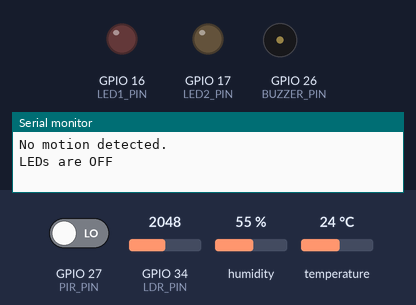
A sketch run on a simulated ESP32. Parts: output pins drawn as LEDs (lit = HIGH), buzzer (waves = sounding, pin HIGH), the last lines printed to the serial monitor. The test bench sets the inputs (shaded band); at power-on: GPIO 27 (PIR_PIN) LOW, GPIO 34 (LDR_PIN) = 2048, humidity 55 %, temperature 24 °C. WiFi joins after 1.5 s; servers stay silent unless stated; no MQTT or app messages arrive unless stated.

Above: at 3.2 s.
3.3 s: GPIO 27 (PIR_PIN) driven HIGH
At 8.8 s:
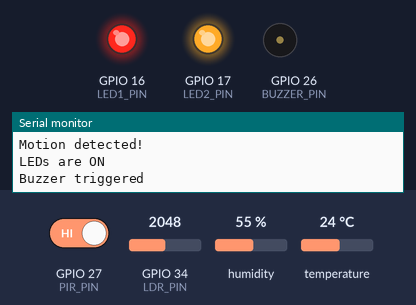
13.5 s: GPIO 34 (LDR_PIN) set to 3469
19.5 s: GPIO 34 (LDR_PIN) set to 3554
At 24.0 s:
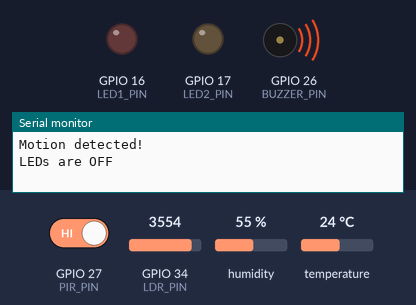
29.7 s: GPIO 34 (LDR_PIN) set to 3460
At 35.0 s:
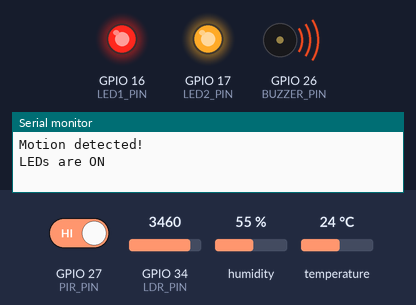
36.6 s: GPIO 34 (LDR_PIN) set to 3540
At 41.0 s:
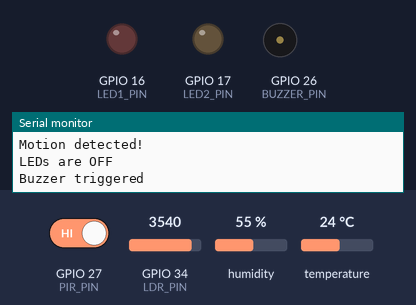
Timing chart, 0 to 47.6 s (numbered marks = the images above; inputs shaded):
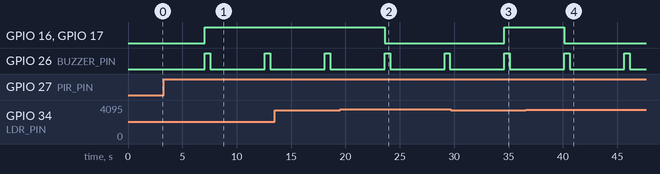

Measured:
- the behaviour switches between 3499 and 3500 on GPIO 34 (LDR_PIN) (found by bisection; images 1 and 2)
- after the input at 3.3 s, GPIO 16 (LED1_PIN), GPIO 17 (LED2_PIN): LOW → HIGH after 3.8 s; GPIO 26 (BUZZER_PIN): alternates HIGH for 0.50 s and LOW for 5.0 s, starting after 3.8 s
- after the input at 19.5 s, GPIO 16 (LED1_PIN), GPIO 17 (LED2_PIN): HIGH → LOW after 4.1 s
- after the input at 29.7 s, GPIO 16 (LED1_PIN), GPIO 17 (LED2_PIN): LOW → HIGH after 4.9 s
- after the input at 36.6 s, GPIO 16 (LED1_PIN), GPIO 17 (LED2_PIN): HIGH → LOW after 3.5 s

The sketch:

sketch.ino
```cpp
#include <WiFi.h>
#include <PubSubClient.h>
#include <DHT.h>  // Include the DHT sensor library

// WiFi credentials for Wokwi's virtual network
const char* ssid = "Wokwi-GUEST";   // Wokwi's virtual WiFi network
const char* password = "";          // No password for wokwi_GUEST

// MQTT broker details (use your actual MQTT broker address)
const char* mqtt_server = "test.mosquitto.org";  // Public MQTT broker
WiFiClient espClient;
PubSubClient client(espClient);

// Topics for MQTT
const char* temp_topic = "home/temperature";
const char* humidity_topic = "home/humidity";
const char* light_topic = "home/light";
const char* motion_topic = "home/motion";

// Sensor and pin definitions
#define DHTPIN 15       // Pin connected to the DHT sensor
#define DHTTYPE DHT22   // Specify the type of DHT sensor
#define PIR_PIN 27      // PIR sensor on GPIO27
#define LDR_PIN 34      // LDR sensor on GPIO34
#define LED1_PIN 16     // LED1 on GPIO16
#define LED2_PIN 17     // LED2 on GPIO17
#define BUZZER_PIN 26   // Buzzer on GPIO26

DHT dht(DHTPIN, DHTTYPE);  // Create an instance of the DHT sensor

void setup() {
  // Initialize serial communication
  Serial.begin(115200);
  dht.begin();  // Initialize the DHT sensor

  // Initialize pins
  pinMode(PIR_PIN, INPUT);  // Initialize PIR sensor pin as input
  pinMode(LED1_PIN, OUTPUT);  // Initialize LED1 pin as output
  pinMode(LED2_PIN, OUTPUT);  // Initialize LED2 pin as output
  pinMode(BUZZER_PIN, OUTPUT);  // Initialize Buzzer pin as output

  // Connect to WiFi
  WiFi.begin(ssid, password);
  while (WiFi.status() != WL_CONNECTED) {
    delay(1000);
    Serial.println("Connecting to WiFi...");
  }
  Serial.println("Connected to WiFi!");

  // Connect to MQTT broker (Node-RED)
  client.setServer(mqtt_server, 1883);  // Connect to MQTT on port 1883
  connectToMQTT();
}

void loop() {
  // Reconnect to MQTT if the connection is lost
  if (!client.connected()) {
    connectToMQTT();
  }
  client.loop();  // Maintain MQTT connection

  // Read sensors
  float temperature = dht.readTemperature();   // Read temperature in Celsius
  float humidity = dht.readHumidity();         // Read humidity
  int lightLevel = analogRead(LDR_PIN);        // Read light level from LDR (0 to 1023)
  int motionDetected = digitalRead(PIR_PIN);   // Read PIR sensor value

  // Print sensor data to Serial Monitor
  Serial.print("Temperature: ");
  Serial.print(temperature);
  Serial.print(" °C, Humidity: ");
  Serial.print(humidity);
  Serial.print(" %, Light level: ");
  Serial.println(lightLevel);

  // Debugging: Print PIR status
  if (motionDetected) {
    Serial.println("Motion detected!");
  } else {
    Serial.println("No motion detected.");
  }

  // Control LEDs based on light level and motion detection
  if (lightLevel < 3500 && motionDetected) {  // Increased threshold for light level
    digitalWrite(LED1_PIN, HIGH);  // Turn on LED1
    digitalWrite(LED2_PIN, HIGH);  // Turn on LED2
    Serial.println("LEDs are ON");
  } else {
    digitalWrite(LED1_PIN, LOW);   // Turn off LED1
    digitalWrite(LED2_PIN, LOW);   // Turn off LED2
    Serial.println("LEDs are OFF");
  }

  // Trigger buzzer when motion is detected
  if (motionDetected) {
    digitalWrite(BUZZER_PIN, HIGH);  // Turn on buzzer
    delay(500);  // Buzzer on for 500ms
    digitalWrite(BUZZER_PIN, LOW);   // Turn off buzzer
    Serial.println("Buzzer triggered");
  }

  // Publish data to MQTT
  // Ensure data is correctly formatted and transmitted
  client.publish(temp_topic, String(temperature).c_str());
  client.publish(humidity_topic, String(humidity).c_str());
  client.publish(light_topic, String(lightLevel).c_str());
  client.publish(motion_topic, motionDetected ? "1" : "0");

  delay(5000);  // Publish data every 5 seconds
}

void connectToMQTT() {
  while (!client.connected()) {
    Serial.println("Connecting to MQTT...");
    if (client.connect("ESP32Client")) {  // Use a unique client ID
      Serial.println("Connected to MQTT broker!");
    } else {
      Serial.print("Failed to connect, retrying in 5 seconds...");
      delay(5000);
    }
  }
}
```
